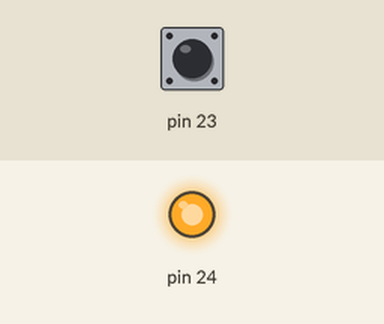
Simulated run of this sketch. Board: Arduino Mega 2560, built with avr-gcc and run on an emulated ATmega2560. Shown: output pins drawn as LEDs (lit = HIGH). Dashed ring = blinking. The test bench sets the inputs (shaded band); at power-on: pin 23 HIGH. What the sketch prints to the serial monitor is not drawn.

Above: at 1.2 s.
1.3 s: pin 23 pulled LOW for 1 s
At 1.6 s:
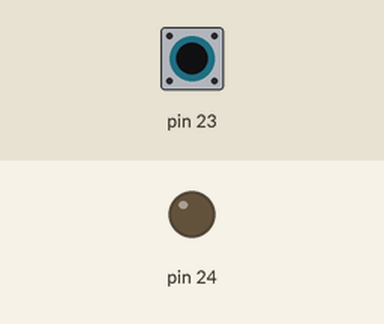
3.8 s: pin 23 pulled LOW for 1 s
At 5.3 s:
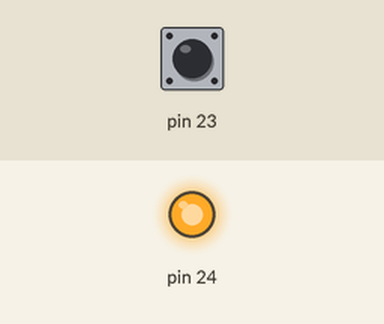
7.8 s: pin 23 pulled LOW for 3.2 s
At 9.1 s:
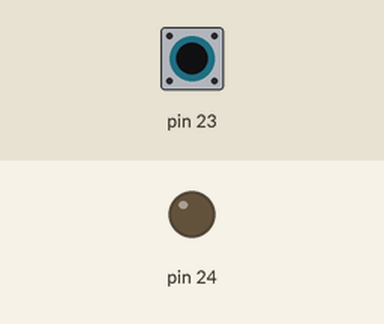
14.0 s: pin 23 pulsed LOW 2 times (0.12 s each, 0.3 s apart)
At 14.21 s:
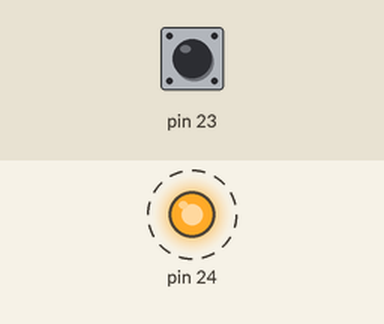
17.6 s: pin 23 pulsed LOW 2 times (0.12 s each, 0.3 s apart)
At 18.4 s:
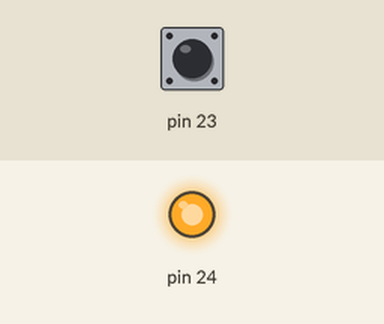
Timing chart, 0 to 20.6 s (numbered marks = the images above; inputs shaded):
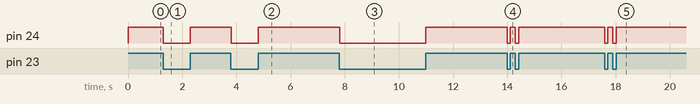

Measured:
- after the input at 1.3 s, pin 24: HIGH → LOW at once, → HIGH 0.99 s later
- after the input at 3.8 s, pin 24: HIGH → LOW at once, → HIGH 0.99 s later
- after the input at 7.8 s, pin 24: HIGH → LOW at once, → HIGH 3.2 s later
- after the input at 14.0 s, pin 24: alternates HIGH for 0.18 s and LOW for 0.11 s, 4 changes in all, then stays HIGH, starting at once
- after the input at 17.6 s, pin 24: alternates HIGH for 0.18 s and LOW for 0.12 s, 4 changes in all, then stays HIGH, starting at once

The sketch:

SWIRETEST.ino
```cpp
void setup(){
  pinMode(23,INPUT_PULLUP);
  pinMode(24,OUTPUT);
  Serial.begin(9600);

}

int SVAL = 0;
void loop(){
  SVAL = digitalRead(23);
  if(SVAL == 1){
   digitalWrite(24,HIGH);
   Serial.println("Wire Tuch");
  }
  else{
   digitalWrite(24,LOW);
  }

}
```
